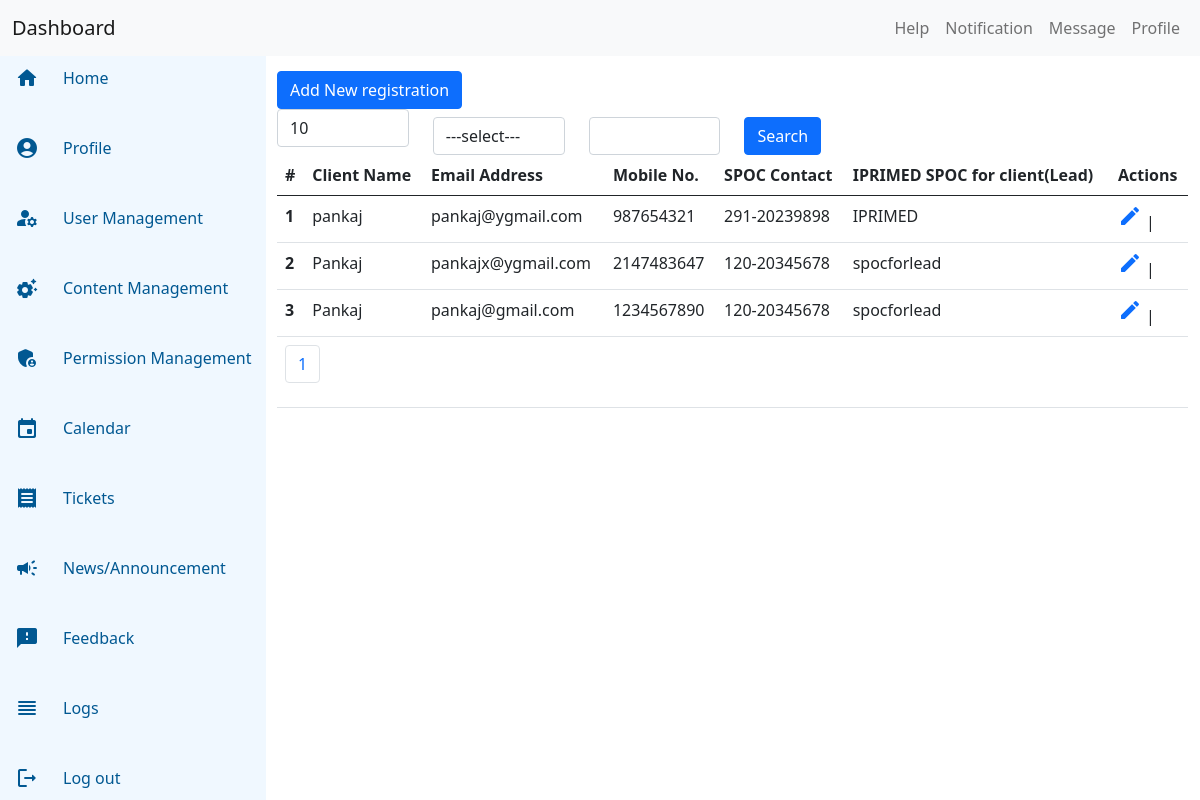
The app's page /tlr_newold4july2021/clientgridregistration.php with its own data.
### tables this page shows
CREATE TABLE `tlr_client` (
  `id` int(11) NOT NULL,
  `clientName` varchar(150) NOT NULL,
  `email` varchar(100) NOT NULL,
  `password` varchar(200) NOT NULL,
  `address` text NOT NULL,
  `description` text NOT NULL,
  `spocContact` varchar(20) NOT NULL,
  `mobile` int(10) NOT NULL,
  `clientWebsite` text NOT NULL,
  `clientSpoc` varchar(150) NOT NULL,
  `uploadContract` text DEFAULT NULL,
  `iprimedspocClient` varchar(150) NOT NULL,
  `companyName` varchar(200) NOT NULL,
  `masterPassword` varchar(150) NOT NULL,
  `isDeleted` enum('Y','N') NOT NULL DEFAULT 'N',
  `lastUpdatedTime` datetime NOT NULL,
  `createdTime` datetime NOT NULL DEFAULT current_timestamp()
);

### tlr_newold4july2021/header/dbconnection.php (called while the page is built, shortened)
<?php
function pdoGetWriteDBConnection(){
	$servername = "localhost";
	$username = "root";
	$password = "root";
	$dbname = "tlrdb";
	try {
	  $conn = new PDO("mysql:host=$servername;dbname=$dbname", $username, $password);
	  $conn->setAttribute(PDO::ATTR_ERRMODE, PDO::ERRMODE_EXCEPTION);
	} catch(PDOException $e) {
	  echo "Connection failed: " . $e->getMessage();
	}
	return $conn;
}
function pdoQuery($query, $paramsArray = array()) {
		$startTime = microtime(true);
		if (!empty($query) && is_array($paramsArray) && substr_count($query, "?") == count($paramsArray)) {
		   $queryKeywords = explode(' ', trim($query));
		   if (isset($queryKeywords[0])) {
				$operation = strtolower($queryKeywords[0]);
				switch ($operation) {
					case 'select':
						$con = pdoGetWriteDBConnection();
						if (stripos($query, 'limit') !== false) {
						    $con->setAttribute(PDO::ATTR_EMULATE_PREPARES, false);
						}
						if ($query) {
						    $stmt = $con->prepare($query);
						    if (empty($paramsArray)) {
							$result = $stmt->execute();
						    } else {
							$result = $stmt->execute($paramsArray);
						    }
						    if ($result) {
							$fetchAll = $stmt->fetchAll(PDO::FETCH_ASSOC);
							$endTime = microtime(true);
							return $fetchAll;
						    } else {
							return false;
						    }
						} else {
						    return false;
						}
						break;
				}
			}
		}
	}
function encrypt_decrypt($action, $string) {
	try {
	    $output = false;
	    $encrypt_method = "AES-256-CBC";
	    $secret_key = 'SecretKeyFor#tlr###';
	    $secret_iv = 'SecretKeyFor#tlr987@@@';
	    $key = hash('sha256', $secret_key);
	    $iv = substr(hash('sha256', $secret_iv), 0, 16);
	    if ($action == 'encrypt') {
		$output = openssl_encrypt($string, $encrypt_method, $key, 0, $iv);
		$output = base64_encode($output);
	    } else if ($action == 'decrypt') {
		$output = openssl_decrypt(base64_decode($string), $encrypt_method, $key, 0, $iv);
	    }
	    return $output;
	} catch (Exception $e) {
	}
}
?>

### tlr_newold4july2021/clientgridregistration.php (the view, shortened to what this page needs)
<?php
require_once('header/dbconnection.php');
$pageno = !empty($_GET['pageno']) ?  $_GET['pageno'] : 1;
$fixlimit = !empty($_REQUEST['fixlimit']) ?  $_REQUEST['fixlimit'] : 10;
$limit = !empty($_REQUEST['fixlimit']) ?  $_REQUEST['fixlimit'] : 10;
$filterValue = !empty($_REQUEST['filterValue']) ?  $_REQUEST['filterValue'] : '';
$condition = '';
$totalSql = "select * from tlr_client where isDeleted= ? $condition";
$totalResult = pdoQuery($totalSql, array('N'));
$totalCount = count($totalResult);
$totalPages = ceil($totalCount / $limit);
if ($pageno == 1) {
  $pageno = 0;
} else {
  $pageno = ($pageno - 1) * $limit;
  $limit = $pageno * $limit;
}
$regeditSql = "select * from tlr_client where isDeleted= ? $condition limit " . $pageno . ',' . $limit;
$resultRow = pdoQuery($regeditSql, array('N'));
require_once('header/header.php');
?>
<div class="col-md-3"><a href="clientregistration.php" class="btn btn-primary">Add New registration</a></div>
<div class="row">
    <div class="col-md-2">
        <form method="POST" id="limitform" name="limitform">
            <select name="fixlimit" id="fixlimit" class="form-control" onchange="limitChanged(this.value);">
                <?php if ($_REQUEST['fixlimit'] == '25') { ?>
                <option value="10">10</option>
                <option value="25" selected="selected">25</option>
                <option value="30">30</option>
                <?php } else if ($_REQUEST['fixlimit'] == 30) {  ?>
                <option value="10">10</option>
                <option value="25">25</option>
                <option value="30" selected="selected">30</option>
                <?php } else {  ?>
                <option value="10" selected="selected">10</option>
                <?php  } ?>
            </select>
        </form>
    </div>
    <div class="col-md-2 cmtop">
        <form method="POST" id="filterform" name="filterform">
            <select name="filterColumn" class="form-control" id="filterColumn">
                <option value="">---select---</option>
            </select>
    </div>
    <div class="col-md-2 cmtop">
        <input type="text" name="filterValue" class="form-control" id="filterValue"
            value="<?php echo $filterValue; ?>" />
    </div>
    <div class="col-md-2">
        <button type="submit" class="btn btn-primary cmtop">Search</button>
    </div>
</div>
<div class="responsive-table">
    <table class="table">
        <thead>
            <tr>
                <th scope="col">#</th>
                <th scope="col">Client Name</th>
                <th scope="col">Email Address</th>
                <th scope="col">Mobile No.</th>
                <th scope="col">SPOC Contact</th>
                <th scope="col">IPRIMED SPOC for client(Lead)</th>
                <th scope="col">Actions</th>
            </tr>
        </thead>
        <tbody>
            <?php
      $k = 1;
      if (count($resultRow) > 0) {
        foreach ($resultRow as $rows) {
      ?>
            <tr>
                <th scope="row"><?php echo $k; ?></th>
                <td><?php echo $rows['clientName']; ?></td>
                <td><?php echo $rows['email']; ?></td>
                <td><?php echo $rows['mobile']; ?></td>
                <td><?php echo $rows['spocContact']; ?></td>
                <td><?php echo $rows['iprimedspocClient']; ?></td>
                <td><a href="clienteditregistration.php?eid=<?php echo encrypt_decrypt('encrypt', $rows['id']); ?>"
                        title="edit"><span class="material-icons-round">edit</span></a> |
                </td>
            </tr>
            <?php $k++;
        }
      }
      ?>
</div>
</div>
<tr>
    <td colspan="7">
        <nav aria-label="Page navigation example">
            <ul class="pagination">
                <?php if ($totalPages > 0) {
          if ($pageno > 0) { ?>
                <?php   }
          for ($i = 0; $i < $totalPages; $i++) {  ?>
                <li class="page-item"> <a
                        href="clientgridregistration.php?pageno=<?php echo $i + 1; ?>&fixlimit=<?php echo $fixlimit; ?>"
                        class="page-link"><?php echo $i + 1; ?></a></li>
                <?php }
          if ($totalPages > $pageno + 1) { ?>
                <?php   }
        } ?>
    </td>
</tr>
</div>

### tlr_newold4july2021/header/header.php (shortened to what this page needs)
<!DOCTYPE html>
<html lang="en">
  <head>
    <link
      href="https://cdn.jsdelivr.net/npm/bootstrap@5.0.1/dist/css/bootstrap.min.css"
      rel="stylesheet"
    />
    <link rel="stylesheet" href="css/style.css" />
  </head>
<body>
 <section id="header">
  <nav class="navbar top-navbar navbar-expand-lg navbar-light bg-light">
  <div class="container-fluid">
    <a class="navbar-brand" id="navtitle" href="#">Dashboard</a>
    <div
      class="collapse navbar-collapse justify-content-end"
      id="navbarNavAltMarkup"
    >
      <div class="navbar-nav">
        <a class="nav-link" href="#">Help</a>
        <a class="nav-link" href="#">Notification</a>
        <a class="nav-link" href="#">Message</a>
        <a class="nav-link" href="#">Profile</a>
      </div>
    </div>
  </div>
</nav>
</section>
 <div class="main-container">
  <div
  class="
    sidebar
    flex-column
    mb-sm-auto mb-0
    align-items-center align-items-sm-start
    d-flex
    justify-content-space-between
  "
  id="menu"
>
  <a href="#" class="nav-link align-middle px-0 sidebar-link">
    <span class="material-icons-round">home</span>
    <span class="ms-4 d-none d-sm-inline">Home</span>
  </a>
  <a href="#" class="nav-link align-middle px-0 sidebar-link">
    <span class="material-icons-round">account_circle</span>
    <span class="ms-4 d-none d-sm-inline">Profile</span>
  </a>
  <a href="#" class="nav-link align-middle px-0 sidebar-link">
    <span class="material-icons-round">manage_accounts</span>
    <span class="ms-4 d-none d-sm-inline">User Management</span>
  </a>
  <a href="#" class="nav-link align-middle px-0 sidebar-link">
    <span class="material-icons-round">settings_suggest</span>
    <span class="ms-4 d-none d-sm-inline">Content Management</span>
  </a>
  <a href="#" class="nav-link align-middle px-0 sidebar-link">
    <span class="material-icons-round">admin_panel_settings</span>
    <span class="ms-4 d-none d-sm-inline">Permission Management</span>
  </a>
  <a href="#" class="nav-link align-middle px-0 sidebar-link">
    <span class="material-icons-round">event</span>
    <span class="ms-4 d-none d-sm-inline">Calendar</span>
  </a>
  <a href="#" class="nav-link align-middle px-0 sidebar-link">
    <span class="material-icons-round">receipt</span>
    <span class="ms-4 d-none d-sm-inline">Tickets</span>
  </a>
  <a href="#" class="nav-link align-middle px-0 sidebar-link">
    <span class="material-icons-round">campaign</span>
    <span class="ms-4 d-none d-sm-inline">News/Announcement</span>
  </a>
  <a href="#" class="nav-link align-middle px-0 sidebar-link">
    <span class="material-icons-round">feedback</span>
    <span class="ms-4 d-none d-sm-inline">Feedback</span>
  </a>
  <a href="#" class="nav-link align-middle px-0 sidebar-link">
    <span class="material-icons-round">reorder</span>
    <span class="ms-4 d-none d-sm-inline">Logs</span>
  </a>
  <a href="#" class="nav-link align-middle px-0 sidebar-link">
    <span class="material-icons-round">logout</span>
    <span class="ms-4 d-none d-sm-inline">Log out</span>
  </a>
</div>
<div class="content">
        <div class="container-fluid">

### tlr_newold4july2021/css/style.css (style rules this page uses)
* { margin: 0; padding: 0; box-sizing: border-box; }
.main-container { display: flex; }
#header { position: sticky; top: 0; z-index: 2; }
.sidebar { position: fixed; min-width: 250px; overflow-y: auto; top: 56px; bottom: 0; background-color: aliceblue; min-height: calc(100vh-56px); display: flex; justify-content: space-between; }
.sidebar-link { display: flex; color: rgb(1, 88, 146); width: 100%; padding: 10px; margin: 0 !important; }
.sidebar-link span:first-child { margin-left: 15px; }
.sidebar-link span:last-child { margin: 0 15px; }
.content { margin-left: 250px; position: relative; padding-left: 15px; padding-top: 15px; width: 100%; }
.cmtop { margin-top: 8px; }

### records on screen
tlr_client: clientName "pankaj", email "pankaj@ygmail.com", mobile "987654321", spocContact "291-20239898", iprimedspocClient "IPRIMED"
tlr_client: clientName "Pankaj", email "pankajx@ygmail.com", mobile "2147483647", spocContact "120-20345678", iprimedspocClient "spocforlead"
tlr_client: clientName "Pankaj", email "pankaj@gmail.com", mobile "1234567890", spocContact "120-20345678", iprimedspocClient "spocforlead"
